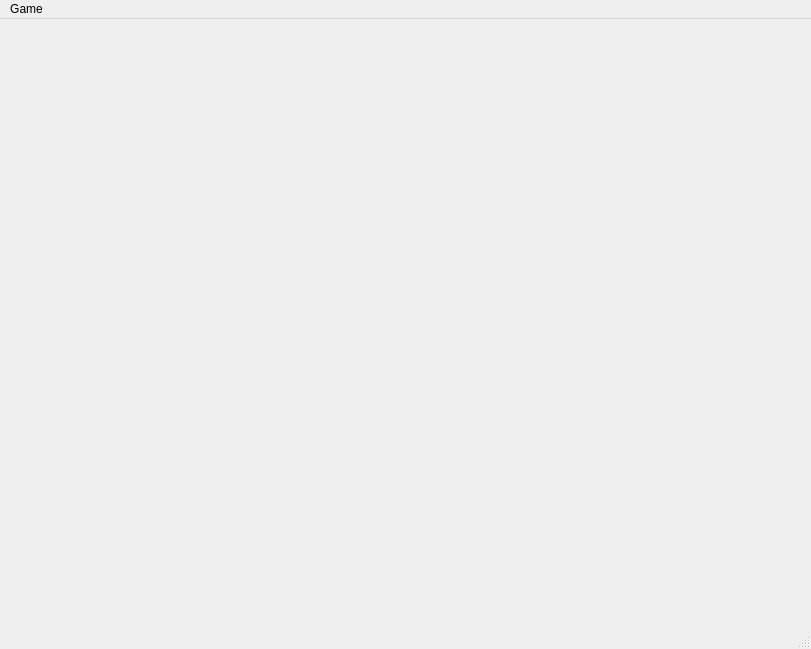
<?xml version="1.0" encoding="UTF-8"?>
<ui version="4.0">
 <class>MainWindow</class>
 <widget class="QMainWindow" name="MainWindow">
  <property name="geometry">
   <rect>
    <x>0</x>
    <y>0</y>
    <width>811</width>
    <height>649</height>
   </rect>
  </property>
  <property name="windowTitle">
   <string>MainWindow</string>
  </property>
  <widget class="QWidget" name="centralwidget"/>
  <widget class="QMenuBar" name="menubar">
   <property name="geometry">
    <rect>
     <x>0</x>
     <y>0</y>
     <width>811</width>
     <height>21</height>
    </rect>
   </property>
   <widget class="QMenu" name="menuGame">
    <property name="title">
     <string>Game</string>
    </property>
   </widget>
   <addaction name="menuGame"/>
  </widget>
  <widget class="QStatusBar" name="statusbar"/>
 </widget>
 <resources/>
 <connections/>
</ui>
